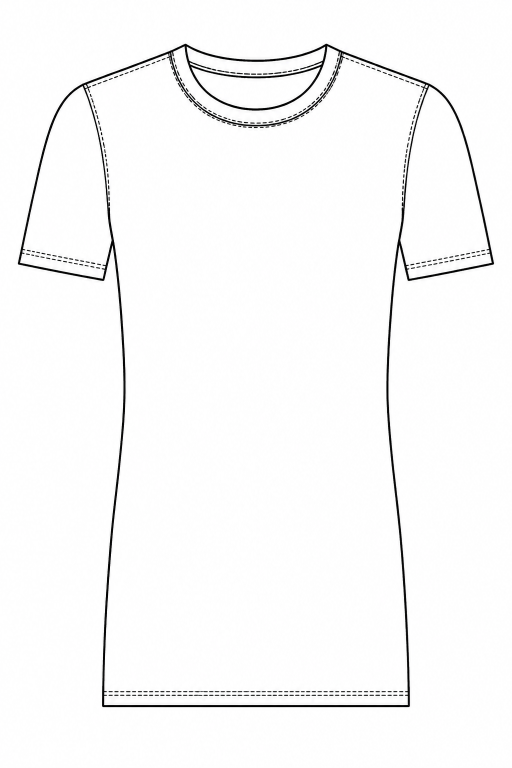
#> input picture src/assets/studio-tshirt/slim-tee-lineart-bold.png, 1024 x 1536 px, given in place of slim-vneck-lineart-bold.png, which was not available (shown at 1/2 size)
$ python _dump_slim_crew_regions.py
#> lines starting #> are read from the running program, lines starting #| are printed output that depends on the picture; after the words box and inside, x2 and y2 are one past the last pixel; in counts of white or black regions, pixels touching at a corner belong together; pictures that were not available may be replaced by others from this repository, and a replacement may not be noted
### scripts/collar/composite_neck_variant.py
"""Replace the collar on a fit's original line art.

Erases the base's collar assembly (opening, band, collar ink, nearby cover
stitch), then pastes ONLY the aligned donor's collar assembly. Shoulders,
sleeves, seams, hem and silhouette stay byte-identical base pixels, so every
neckline of a fit is one continuous garment — the packed Body/sleeve/hem parts
line up across necklines to the pixel.

Usage:
  python scripts/collar/composite_neck_variant.py
"""
from __future__ import annotations

import sys
from pathlib import Path

import numpy as np
from PIL import Image
from scipy import ndimage

HERE = Path(__file__).resolve().parent
sys.path.insert(0, str(HERE))

import garment_regions as G  # noqa: E402

ROOT = HERE.parents[1]
SRC = ROOT / "src" / "assets" / "studio-tshirt"
DIAG = SRC / "_diag"

JOBS = [
    {
        "id": "slim-crew",
        "base": "slim-vneck-lineart-bold.png",
        "donor": "slim-crew-lineart-bold.png",
        "out": "slim-crew-composite-bold.png",
    },
    {
        "id": "boxy-vneck",
        "base": "boxy-tshirt-lineart-bold.png",
        "donor": "boxy-vneck-lineart-bold.png",
        "out": "boxy-vneck-composite-bold.png",
    },
    {
        "id": "regular-vneck",
        "base": "regular-tshirt-lineart-bold.png",
        "donor": "regular-vneck-lineart-bold.png",
        "out": "regular-vneck-composite-bold.png",
    },
    {
        "id": "oversized-vneck",
        "base": "oversized-tshirt-lineart-bold.png",
        "donor": "oversized-vneck-lineart-bold.png",
        "out": "oversized-vneck-composite-bold.png",
    },
    {
        "id": "slim-scoop",
        "base": "slim-vneck-lineart-bold.png",
        "donor": "slim-scoop-lineart-bold.png",
        "out": "slim-scoop-composite-bold.png",
        "extra_shift": (5, 14),
    },
    {
        "id": "regular-scoop",
        "base": "regular-tshirt-lineart-bold.png",
        "donor": "regular-scoop-lineart-bold.png",
        "out": "regular-scoop-composite-bold.png",
    },
    {
        "id": "boxy-scoop",
        "base": "boxy-tshirt-lineart-bold.png",
        "donor": "boxy-scoop-lineart-bold.png",
        "out": "boxy-scoop-composite-bold.png",
    },
    {
        "id": "oversized-scoop",
        "base": "oversized-tshirt-lineart-bold.png",
        "donor": "oversized-scoop-lineart-bold.png",
        "out": "oversized-scoop-composite-bold.png",
    },
    {
        "id": "slim-deep-vneck",
        "base": "slim-vneck-lineart-bold.png",
        "donor": "slim-deep-vneck-lineart-bold.png",
        "out": "slim-deep-vneck-composite-bold.png",
    },
    {
        "id": "regular-deep-vneck",
        "base": "regular-tshirt-lineart-bold.png",
        "donor": "regular-deep-vneck-lineart-bold.png",
        "out": "regular-deep-vneck-composite-bold.png",
    },
    {
        "id": "boxy-deep-vneck",
        "base": "boxy-tshirt-lineart-bold.png",
        "donor": "boxy-deep-vneck-lineart-bold.png",
        "out": "boxy-deep-vneck-composite-bold.png",
    },
    {
        "id": "oversized-deep-vneck",
        "base": "oversized-tshirt-lineart-bold.png",
        "donor": "oversized-deep-vneck-lineart-bold.png",
        "out": "oversized-deep-vneck-composite-bold.png",
    },
    {
        "id": "slim-polo",
        "base": "slim-vneck-lineart-bold.png",
        "donor": "slim-polo-lineart-bold.png",
        "out": "slim-polo-composite-bold.png",
        "extra_shift": (0, -38),
        "seal_placket": True,
    },
    {
        "id": "regular-polo",
        "base": "regular-tshirt-lineart-bold.png",
        "donor": "regular-polo-lineart-bold.png",
        "out": "regular-polo-composite-bold.png",
    },
    {
        "id": "boxy-polo",
        "base": "boxy-tshirt-lineart-bold.png",
        "donor": "boxy-polo-lineart-bold.png",
        "out": "boxy-polo-composite-bold.png",
    },
    {
        "id": "oversized-polo",
        "base": "oversized-tshirt-lineart-bold.png",
        "donor": "oversized-polo-lineart-bold.png",
        "out": "oversized-polo-composite-bold.png",
    },
    {
        "id": "slim-thin-crew",
        "base": "slim-vneck-lineart-bold.png",
        "donor": "slim-thin-crew-lineart-bold.png",
        "out": "slim-thin-crew-composite-bold.png",
    },
    {
        "id": "regular-thin-crew",
        "base": "regular-tshirt-lineart-bold.png",
        "donor": "regular-thin-crew-lineart-bold.png",
        "out": "regular-thin-crew-composite-bold.png",
    },
    {
        "id": "boxy-thin-crew",
        "base": "boxy-tshirt-lineart-bold.png",
        "donor": "boxy-thin-crew-lineart-bold.png",
        "out": "boxy-thin-crew-composite-bold.png",
    },
    {
        "id": "oversized-thin-crew",
        "base": "oversized-tshirt-lineart-bold.png",
        "donor": "oversized-thin-crew-lineart-bold.png",
        "out": "oversized-thin-crew-composite-bold.png",
    },
]


def ink_mask(rgb: np.ndarray) -> np.ndarray:
    return rgb.min(axis=2) < 200


def _grid(shape: tuple[int, int]) -> tuple[np.ndarray, np.ndarray]:
    height, width = shape
    return np.arange(height)[:, None], np.arange(width)[None, :]


def outer_silhouette(ink: np.ndarray) -> np.ndarray:
    enclosed = G.enclosed_by(ink)
    if not enclosed.any():
        return np.zeros_like(ink)
    return enclosed & ~ndimage.binary_erosion(enclosed, iterations=2)


def nape_top(ink: np.ndarray) -> tuple[float, float]:
    edge = outer_silhouette(ink)
    height, width = ink.shape
    ys, xs = _grid(ink.shape)
    band = edge & (np.abs(xs - width / 2.0) < width * 0.14)
    ey, ex = np.nonzero(band if band.any() else edge)
    top = int(ey.min())
    on_top = ey <= top + 6
    return float(ex[on_top].mean()), float(ey[on_top].mean())


# [33 lines left out: functions nape_width, neck_hole, not called in this run]


def shift_rgb(rgb: np.ndarray, dy: float, dx: float) -> np.ndarray:
    channels = [
        ndimage.shift(rgb[:, :, c].astype(np.float32), (dy, dx), order=0, cval=255)
        for c in range(3)
    ]
    return np.stack(channels, axis=2).astype(np.uint8)


def fit_donor(base_ink: np.ndarray, don_rgb: np.ndarray, extra_shift: tuple[int, int] = (0, 0)) -> np.ndarray:
    """Sit the donor nape on the original nape with a whole-pixel shift."""
    bx, by = nape_top(base_ink)
    dx, dy = nape_top(ink_mask(don_rgb))
    ex, ey = extra_shift
    return shift_rgb(don_rgb, round(by - dy + ey), round(bx - dx + ex))


# [302 lines left out: functions collar_assembly, shoulder_keep, collar_part_masks, seal_v_placket_bottom, seal_placket_bottom, composite and 2 more, not called in this run]


# [2 lines that do not run on import are left out]

### scripts/collar/garment_regions.py
"""Split a garment line art into its pattern pieces along the lines that are drawn.

The pieces come from the drawing itself rather than from measured landmarks, so a
colour fill stops exactly where the black line is. Three things stand between the
raw artwork and that result:

  * Seams are often drawn as topstitch -- a row of dashes. A fill runs straight
    through the gaps, so dashes are joined into continuous lines first.
  * Joining both rows of a twin-needle topstitch leaves a hairline strip between
    them, which belongs to the piece the stitching sits on, not to its neighbour.
  * Rib hatching chops a collar or cuff into dozens of slivers that are all one
    piece.

So: bridge the dashes, flood the interior into cells, then fold the slivers back
into the piece they came from. What is left is the set of pattern pieces.

Usage:
  python garment_regions.py <art.png> probe        numbered proof sheet
  python garment_regions.py <art.png> probe --tune bridge=20,thin=16
"""
from __future__ import annotations

import sys
from dataclasses import dataclass, field
from pathlib import Path

import numpy as np
from PIL import Image, ImageDraw, ImageFont
from scipy import ndimage


@dataclass
class Settings:
    """Everything that depends on the scale and style of the drawing."""

    ink: int = 32
    """Alpha at or above this counts as a drawn line."""

    dash_len: float = 40.0
    """Longest a stroke can be and still be treated as a dash. Keeps real
    strokes -- drape lines, seam curves -- out of the bridging pass."""

    bridge: float = 18.0
    """Longest gap to close between two dashes."""

    bridge_angle: float = 45.0
    """How far off a dash's own direction its partner may sit, in degrees."""

    thin: float = 15.0
    """A cell narrower than this is stitch-strip or hatch filler, not a piece."""

    min_area: int = 1500
    """A cell smaller than this is filler too."""

    border_share: float = 0.25
    """How much of a cell's longest shared border a neighbour must also share to be
    a candidate to absorb it. Keeps a piece from jumping across a corner touch."""


@dataclass
class Regions:
    labels: np.ndarray
    """Region index per pixel; 0 is outside the garment or on unassigned ink."""

    ids: list[int] = field(default_factory=list)
    ink: np.ndarray | None = None
    interior: np.ndarray | None = None

    def mask(self, region_id: int) -> np.ndarray:
        return self.labels == region_id

    def area(self, region_id: int) -> int:
        return int(np.count_nonzero(self.labels == region_id))

    # [27 lines left out: functions anchor, load_alpha, not called in this run]


def enclosed_by(ink: np.ndarray) -> np.ndarray:
    """Everything the outermost line encloses, ink included."""
    gaps, _ = ndimage.label(~ink)
    outside = set(gaps[0, :]) | set(gaps[-1, :]) | set(gaps[:, 0]) | set(gaps[:, -1])
    outside.discard(0)
    return ~np.isin(gaps, list(outside))


# --- joining dashed seams ----------------------------------------------------


# [218 lines left out: functions _dash_tips, bridge_dashes, claim_ink, _thickness, _adjacency, split_cells and 2 more, not called in this run]


STITCH_STRIP_PAIRS = (
    ("Neck", "Body"),
    ("Left cuff", "Left sleeve"),
    ("Right cuff", "Right sleeve"),
)


# [613 lines left out: functions apply_stitch_strip_moves, give_nape_ribs_to_neck, clip_neck_to_rib_band, ink_web, collar_band_mask, rebuild_collar_band and 6 more, not called in this run]


# --- proof -------------------------------------------------------------------

PALETTE = [
    (214, 40, 40), (30, 90, 220), (0, 150, 90), (240, 140, 0), (150, 60, 200),
    (0, 170, 190), (230, 80, 160), (120, 130, 40), (90, 60, 160), (200, 60, 60),
    (60, 160, 120), (180, 120, 0), (70, 110, 200), (170, 80, 40), (110, 110, 110),
]


# [31 lines left out: functions _font, write_proof, not called in this run]


# --- emitting parts ----------------------------------------------------------

CANVAS = 2048
"""The app renders every garment into a square canvas of this size."""

TRACE_SS = 3
INK_COLOR = "#141414"


# [58 lines left out: functions _place, trace, wrap_svg, main, not called in this run]


# [2 lines that do not run on import are left out]

### scripts/collar/_dump_slim_crew_regions.py
"""ASCII ink maps of the slim-crew problem regions across base / donor / composite."""
from __future__ import annotations

import sys
from pathlib import Path

import numpy as np
from PIL import Image

HERE = Path(__file__).resolve().parent
sys.path.insert(0, str(HERE))

import composite_neck_variant as C  # noqa: E402

SRC = HERE.parents[1] / "src" / "assets" / "studio-tshirt"

base = np.asarray(Image.open(SRC / "slim-vneck-lineart-bold.png").convert("RGB"))
#> base is the input picture: shape (1536, 1024, 3); mean R, G, B 249.2, 249.2, 249.2
donor = np.asarray(Image.open(SRC / "slim-crew-lineart-bold.png").convert("RGB"))
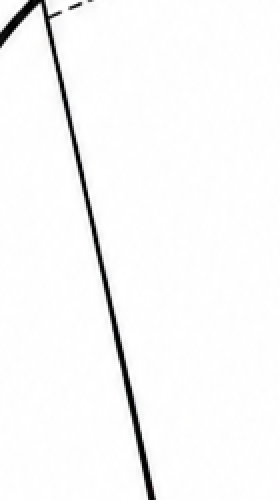
#> input picture src/assets/studio-tshirt/slim-underarm-left.png, 280 x 500 px, given in place of slim-crew-lineart-bold.png, which was not available
#> donor is the input picture: shape (500, 280, 3); mean R, G, B 248.2, 248.1, 248.2
out = np.asarray(Image.open(SRC / "slim-crew-composite-bold.png").convert("RGB"))

base_ink = C.ink_mask(base)
#> in ink_mask, `return rgb.min(axis=2) < 200`:
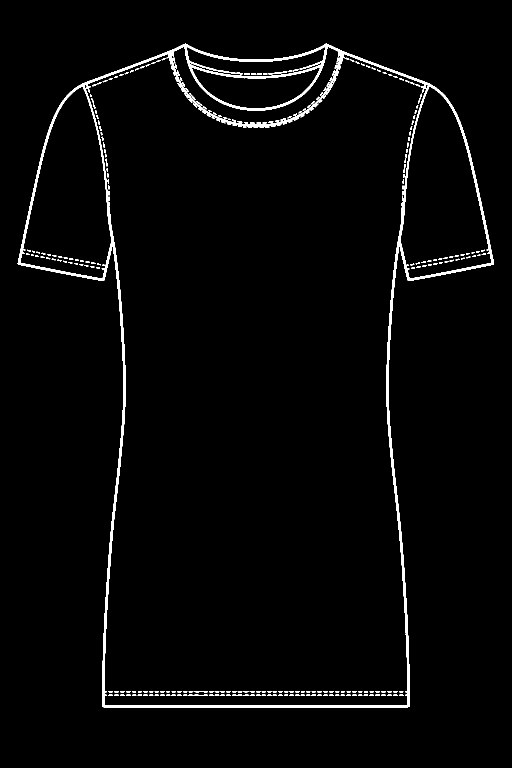
#> returned value: shape (1536, 1024) bool (shown at 1/2 size); 2.3% white; 274 white regions (31 under 20 px), largest, box (x1, y1, x2, y2) and area: (35, 87, 988, 1415) 30241, (434, 140, 459, 146) 72, (389, 1382, 416, 1385) 64
donor_ink = C.ink_mask(donor)
#> in ink_mask (call 2), `return rgb.min(axis=2) < 200`: returned value: shape (500, 280) bool; 2.8% white; 3 white regions (1 under 20 px), largest, box (x1, y1, x2, y2) and area: (0, 0, 156, 500) 3876, (68, 2, 82, 10) 64
out_ink = C.ink_mask(out)
aligned = C.fit_donor(base_ink, donor)
#> in enclosed_by, `gaps, _ = ndimage.label(~ink)`:
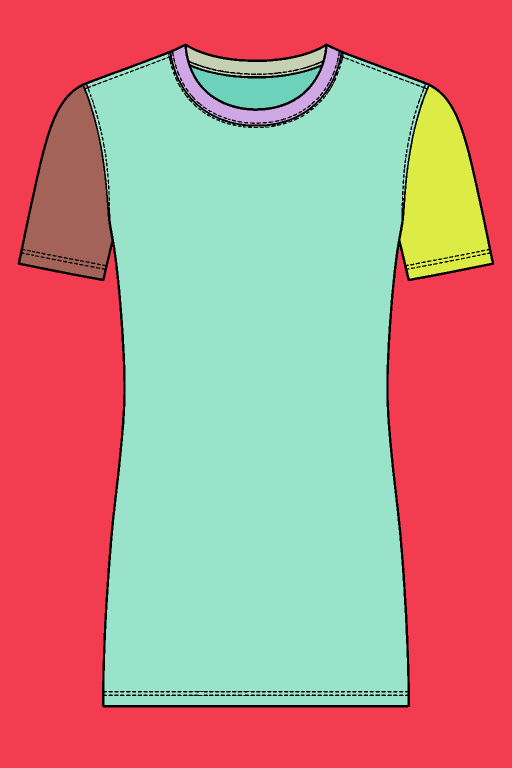
#> gaps: shape (1536, 1024) int32 (shown at 1/2 size); 87 distinct labels, from 0 to 86; one colour per label, 0 black
#> in enclosed_by, `outside = set(gaps[0, :]) | set(gaps[-1, :]) | set(gaps[:, 0]) | set(g..`: outside = 1 item
#> in enclosed_by, `return ~np.isin(gaps, list(outside))`:
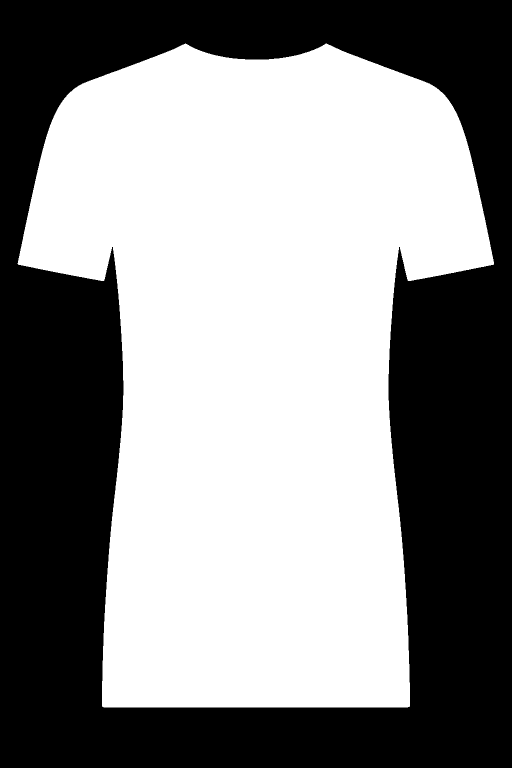
#> returned value: shape (1536, 1024) bool (shown at 1/2 size); 54.4% white; 1 black region, box (x1, y1, x2, y2) and area: (0, 0, 1024, 1536) 716703
#> in outer_silhouette, `return enclosed & ~ndimage.binary_erosion(enclosed, iterations=2)`: returned value: shape (1536, 1024) bool; 0.55% white in thin lines or dots, all inside (x1, y1, x2, y2) = (35, 87, 988, 1415)
#> in nape_top, `band = edge & (np.abs(xs - width / 2.0) < width * 0.14)`:
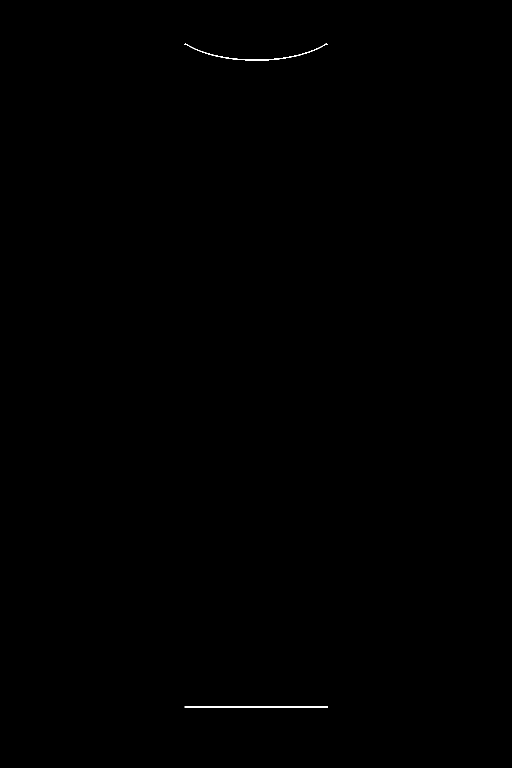
#> band: shape (1536, 1024) bool (shown at 1/2 size); 0.07% white in thin lines or dots, all inside (x1, y1, x2, y2) = (369, 87, 656, 1415)
#> in nape_top, `ey, ex = np.nonzero(band if band.any() else edge)`: ey = 1148 values from 87 to 1414; ex = 1148 values, max 655 at index 15, min 369 at index 5, mean 512
#> in nape_top, `top = int(ey.min())`: top = 87
#> in fit_donor, `bx, by = nape_top(base_ink)`: bx = 516.8; by = 89.91
#> in enclosed_by (call 2), `gaps, _ = ndimage.label(~ink)`:
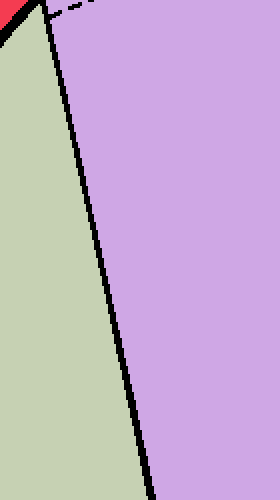
#> gaps: shape (500, 280) int32; 4 distinct labels, from 0 to 3; one colour per label, 0 black
#> in enclosed_by (call 2), `outside = set(gaps[0, :]) | set(gaps[-1, :]) | set(gaps[:, 0]) | set(g..`: outside = 4 items
#> in outer_silhouette (call 2), `return enclosed & ~ndimage.binary_erosion(enclosed, iterations=2)`: returned value: shape (500, 280) bool; 1.8% white in thin lines or dots, all inside (x1, y1, x2, y2) = (0, 0, 156, 500)
#> in nape_top (call 2), `band = edge & (np.abs(xs - width / 2.0) < width * 0.14)`:
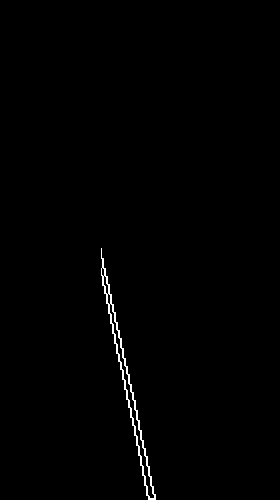
#> band: shape (500, 280) bool; 0.72% white in thin lines or dots, all inside (x1, y1, x2, y2) = (101, 248, 156, 500)
#> in nape_top (call 2), `ey, ex = np.nonzero(band if band.any() else edge)`: ey = 1009 values from 248 to 499; ex = 1009 values, max 155 at index 979, min 101 at index 0, mean 126.5
#> in nape_top (call 2), `top = int(ey.min())`: top = 248
#> in fit_donor, `dx, dy = nape_top(ink_mask(don_rgb))`: dx = 101; dy = 251
#> in shift_rgb, `channels = [ ndimage.shift(rgb[:, :, c].astype(np.float32), (dy, dx), ..`: channels = 3 items
#> in shift_rgb, `return np.stack(channels, axis=2).astype(np.uint8)`: returned value: shape (500, 280, 3); every value is 255
aligned_ink = C.ink_mask(aligned)
#> in ink_mask (call 5), `return rgb.min(axis=2) < 200`: returned value: shape (500, 280) bool; every value is 0

REGIONS = [
    ("nape-top y130-215 x360-660", 130, 215, 360, 660),
    ("below-band y300-390 x440-590", 300, 390, 440, 590),
]

for title, y0, y1, x0, x1 in REGIONS:
    print(f"=== {title} ===")
    step = 4
    print("     " + "".join(str((x0 + i * step) // 100 % 10) for i in range((x1 - x0) // step)))
    print("     " + "".join(str((x0 + i * step) // 10 % 10) for i in range((x1 - x0) // step)))
    for y in range(y0, y1, step):
        row_b = "".join("#" if base_ink[y, x] else "." for x in range(x0, x1, step))
#> (the run stopped early here; a loop or call above may not have finished)
